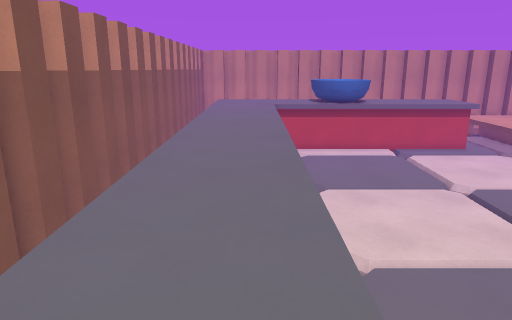
View 1 (above)

20 first-person views from a walk through a Godot game level. The camera is 1.2 m above the floor, tilts 14° down and sees 70° across. The floor is counted in squares, 0.45 m on a side. Each view is taken from the middle of a square. On the plan, view 1 faces up. The plan holds only what a view shows up to about 20 squares ahead; the rest is blank. The place goes on beyond the plan.

View 2
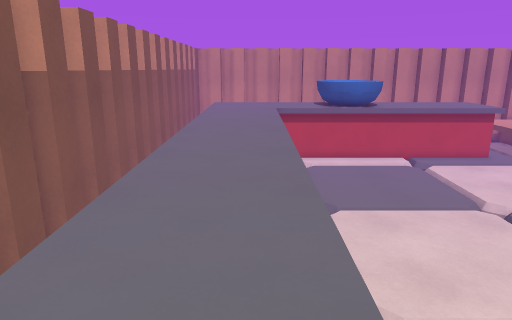

View 3
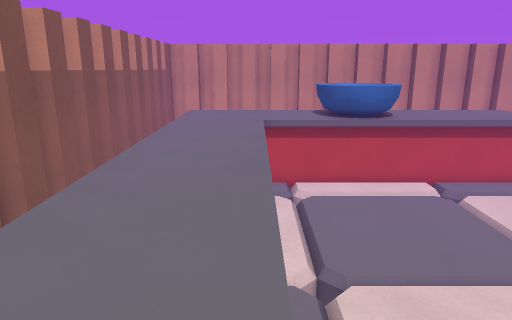

View 4
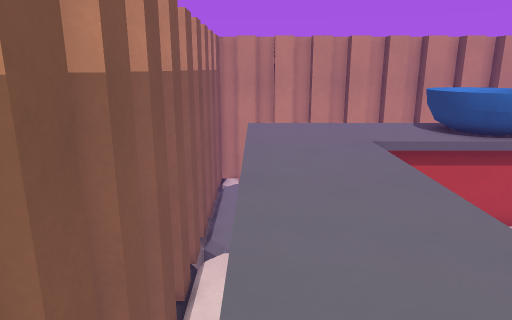

View 5
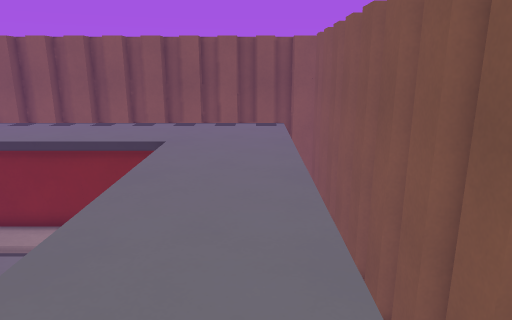

View 6
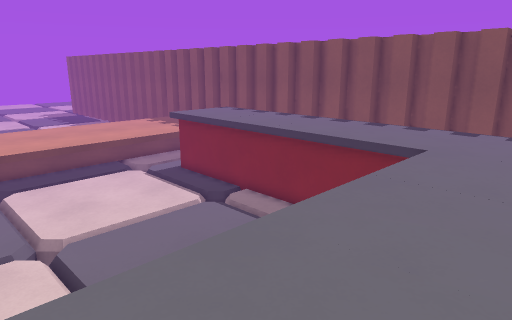

View 7
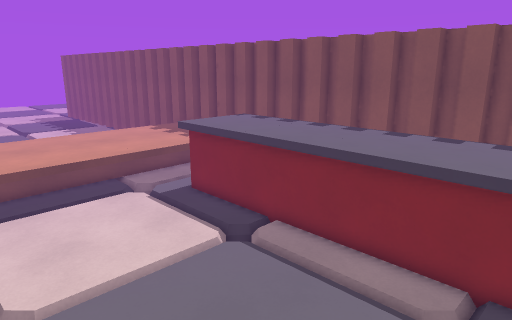

View 8
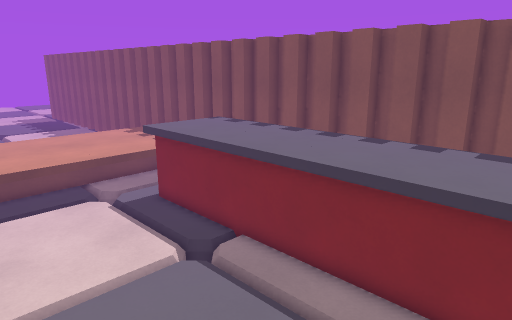

View 9
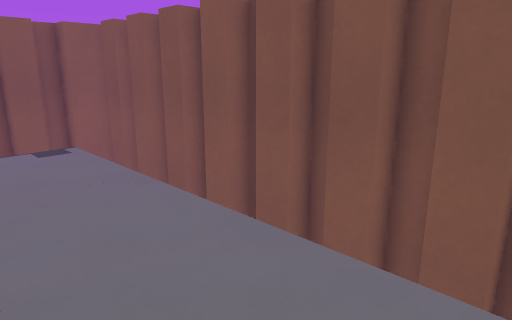

View 10
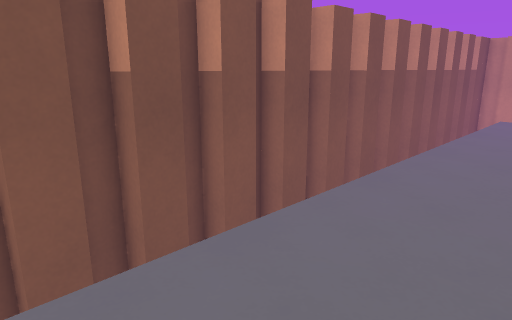

View 11
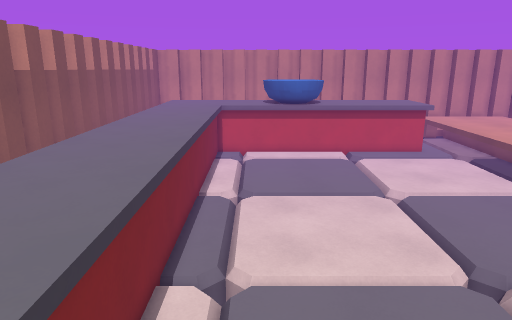

View 12
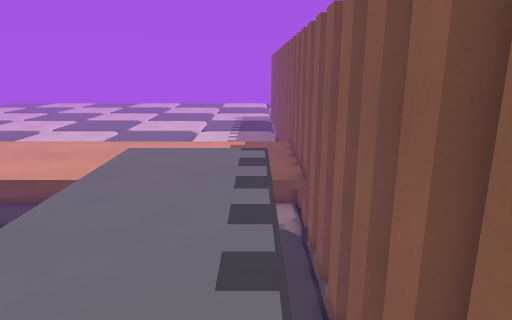

View 13
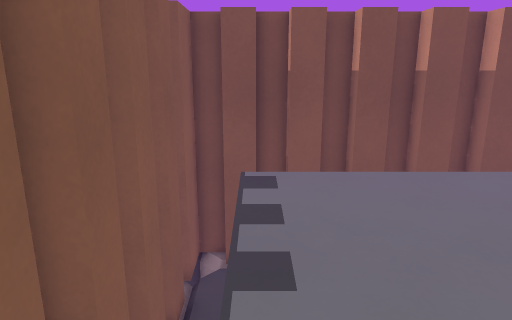

View 14
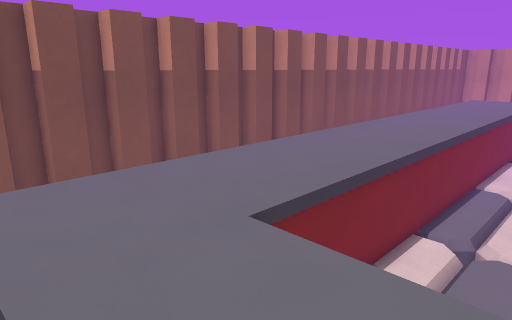

View 15
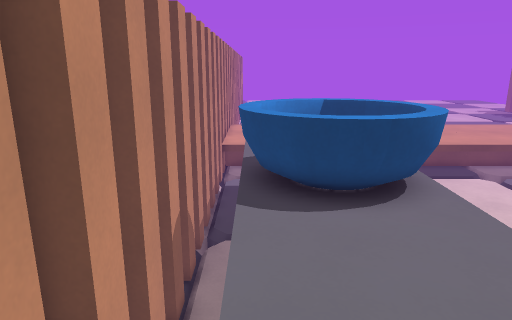

View 16
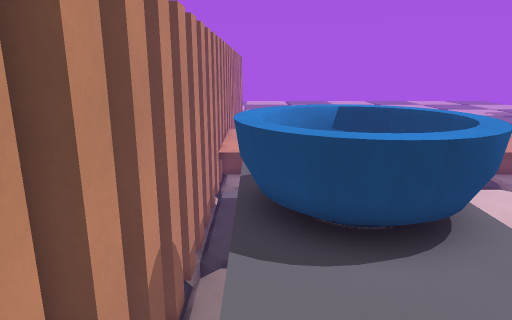

View 17
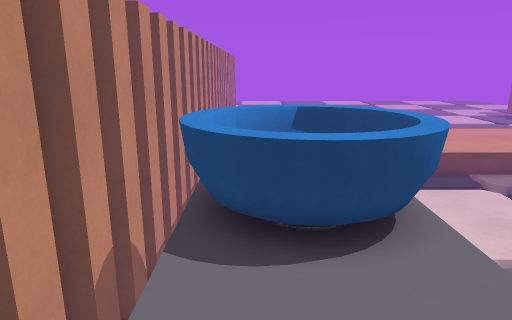

View 18
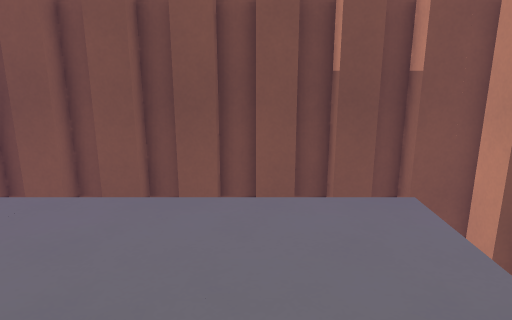

View 19
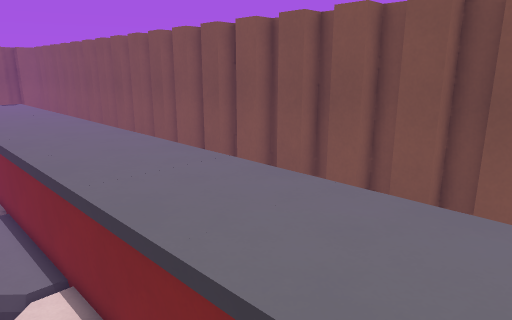

View 20
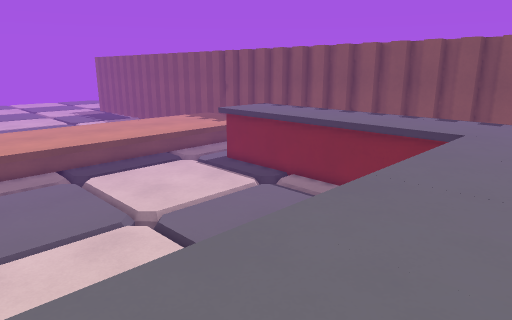

### Floor plan
Key: @ floor where view 1 was taken; # wall or solid block; . main floor; : floor 0.25 m higher than the main floor; = window, fence, low wall or low ledge; ^ raised ledge; v drop or lower ground.
Columns run from 6 left of view 1 to 20 right of it. Each row starts with its distance up from view 1.
 35  ##########################
 34 ##v         vvvvvvvvvvvvvv
 33 #vv........==^==..
 32 #.v........^=:=^
 31 #vv........^:  ^
 30 #.v........^=:=^
 29 #vv........=^^^=.....
 28 ##v.....vvvvvvvvvvvvvv
 27 ##v.....v vvvvvvv vvv
 26 ##v.....vvvvvvvvvvvvv
 25 #vv.....vvvvvvvvvvvv
 24 #.v.....vvvvvvvvvvvvvvvvv
 23 #vv.....vvvvvvvvvvvvvvvvvv
 22 #  .....vvvvvvvvvvvvvvvvvv
 21 #v .....vvvvvvvvvvvvvvvvvv
 20 ## .....vvvvvvvvvvvvvvvvvv
 19 ## .....v vvvvvvv vvvvvvvv
 18 ## .....vvvvvvvvvvvvvvvv v
 17 #v .....vvvvvvvvvvvvvvv
 16 #  .....vvvvvvvvvvvvvv
 15 #v .....vvvvvvvvvvvvvvvvvv
 14 #  .....vvvvvvvvvvvvvvvvvvv
 13 #v .....vvvvvvvvvvvvvvvvvvv
 12 ## .....vvvvvvvvvvvvvvvvvv
 11 ## .....v vvvvvvv vvvvvvvvv
 10 ## .....vvvvvvvvvvvvvvvvvvv
  9 #v .....vvvvvvvvvvvvvvvvvvv
  8 #  .....vvvvvvvvvvvvvvvvvvv
  7 #v .....vvvv vvvvvvvvvvvvvv
  6 #  .....    vvvvvvvvvvvvvvv
  5 #v .....   vvvvvvvvvvvvvvvv
  4 ## .....  vvvvvvvvvvvvvvvvv
  3 ## .....  vvvvvvv vvvvvvvvv
  2 ## .....vvvvvvvvvvvvvvvvvvv
  1 #v .....................vvv
  0 #  ...@................. v
 -1 #v .....................
 -2 #  .....................
 -3 #v .....................
 -4 ##vvv              vvvvvvvv
 -5 ####v v#####v v#####v.v###v
 -6   ####### ####### ######

Positions as (right, up) in squares from view 1, and headings:
1: (0, 0), facing up
2: (0, 3), facing up
3: (1, 9), facing up
4: (-3, 15), facing up
5: (-2, 15), facing down
6: (-3, 14), facing down-right
7: (1, 12), facing down-right
8: (1, 10), facing down-right
9: (1, 10), facing down-left
10: (1, 11), facing up-left
11: (4, 1), facing up
12: (5, -3), facing right
13: (6, -3), facing left
14: (6, -3), facing up-left
15: (-2, 33), facing right
16: (0, 33), facing right
17: (0, 32), facing right
18: (4, 30), facing left
19: (4, 30), facing down-left
20: (-3, 18), facing down-right
